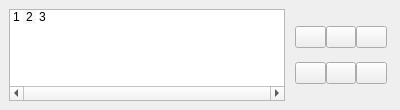
<?xml version="1.0" encoding="UTF-8"?>
<ui version="4.0">
 <class>AnimationPanel</class>
 <widget class="QDockWidget" name="AnimationPanel">
  <property name="geometry">
   <rect>
    <x>0</x>
    <y>0</y>
    <width>400</width>
    <height>110</height>
   </rect>
  </property>
  <property name="minimumSize">
   <size>
    <width>246</width>
    <height>110</height>
   </size>
  </property>
  <property name="maximumSize">
   <size>
    <width>524287</width>
    <height>110</height>
   </size>
  </property>
  <property name="features">
   <set>QDockWidget::DockWidgetFeature::DockWidgetFloatable|QDockWidget::DockWidgetFeature::DockWidgetMovable|QDockWidget::DockWidgetFeature::DockWidgetVerticalTitleBar</set>
  </property>
  <property name="windowTitle">
   <string>Animation</string>
  </property>
  <widget class="QWidget" name="dockWidgetContents">
   <layout class="QHBoxLayout" name="horizontalLayout">
    <item>
     <widget class="FrameList" name="lstFrames">
      <property name="verticalScrollBarPolicy">
       <enum>Qt::ScrollBarPolicy::ScrollBarAlwaysOff</enum>
      </property>
      <property name="horizontalScrollBarPolicy">
       <enum>Qt::ScrollBarPolicy::ScrollBarAlwaysOn</enum>
      </property>
      <property name="editTriggers">
       <set>QAbstractItemView::EditTrigger::NoEditTriggers</set>
      </property>
      <property name="dragDropMode">
       <enum>QAbstractItemView::DragDropMode::DragDrop</enum>
      </property>
      <property name="alternatingRowColors">
       <bool>true</bool>
      </property>
      <property name="iconSize">
       <size>
        <width>50</width>
        <height>50</height>
       </size>
      </property>
      <property name="flow">
       <enum>QListView::Flow::LeftToRight</enum>
      </property>
      <property name="isWrapping" stdset="0">
       <bool>false</bool>
      </property>
      <property name="viewMode">
       <enum>QListView::ViewMode::IconMode</enum>
      </property>
      <property name="uniformItemSizes">
       <bool>true</bool>
      </property>
      <property name="selectionRectVisible">
       <bool>true</bool>
      </property>
      <item>
       <property name="text">
        <string>1</string>
       </property>
      </item>
      <item>
       <property name="text">
        <string>2</string>
       </property>
      </item>
      <item>
       <property name="text">
        <string>3</string>
       </property>
      </item>
     </widget>
    </item>
    <item>
     <widget class="QFrame" name="tbwAnimation">
      <property name="minimumSize">
       <size>
        <width>100</width>
        <height>92</height>
       </size>
      </property>
      <property name="maximumSize">
       <size>
        <width>100</width>
        <height>92</height>
       </size>
      </property>
      <layout class="QGridLayout" name="gridLayout">
       <property name="leftMargin">
        <number>4</number>
       </property>
       <property name="rightMargin">
        <number>4</number>
       </property>
       <property name="horizontalSpacing">
        <number>0</number>
       </property>
       <item row="4" column="2">
        <widget class="QPushButton" name="btnDuplicateFrame">
         <property name="toolTip">
          <string>Duplicate frame</string>
         </property>
         <property name="text">
          <string/>
         </property>
         <property name="icon">
          <iconset theme="edit-copy"/>
         </property>
        </widget>
       </item>
       <item row="4" column="3">
        <widget class="QPushButton" name="btnAddFrame">
         <property name="toolTip">
          <string>Insert frame</string>
         </property>
         <property name="text">
          <string/>
         </property>
         <property name="icon">
          <iconset theme="list-add"/>
         </property>
        </widget>
       </item>
       <item row="4" column="0">
        <widget class="QPushButton" name="btnRemoveFrame">
         <property name="toolTip">
          <string>Remove frame</string>
         </property>
         <property name="text">
          <string/>
         </property>
         <property name="icon">
          <iconset theme="list-remove"/>
         </property>
        </widget>
       </item>
       <item row="2" column="0">
        <widget class="QPushButton" name="btnPrev">
         <property name="toolTip">
          <string>Previous frame</string>
         </property>
         <property name="text">
          <string/>
         </property>
         <property name="icon">
          <iconset theme="go-previous"/>
         </property>
        </widget>
       </item>
       <item row="2" column="2">
        <widget class="QPushButton" name="btnPlayToggle">
         <property name="toolTip">
          <string>Play/pause playback</string>
         </property>
         <property name="text">
          <string/>
         </property>
         <property name="icon">
          <iconset theme="media-playback-start"/>
         </property>
         <property name="checkable">
          <bool>true</bool>
         </property>
        </widget>
       </item>
       <item row="2" column="3">
        <widget class="QPushButton" name="btnNext">
         <property name="toolTip">
          <string>Next frame</string>
         </property>
         <property name="text">
          <string/>
         </property>
         <property name="icon">
          <iconset theme="go-next"/>
         </property>
        </widget>
       </item>
      </layout>
     </widget>
    </item>
   </layout>
  </widget>
 </widget>
 <customwidgets>
  <customwidget>
   <class>FrameList</class>
   <extends>QListWidget</extends>
   <header>src/animation_panel.h</header>
  </customwidget>
 </customwidgets>
 <resources/>
 <connections/>
</ui>
